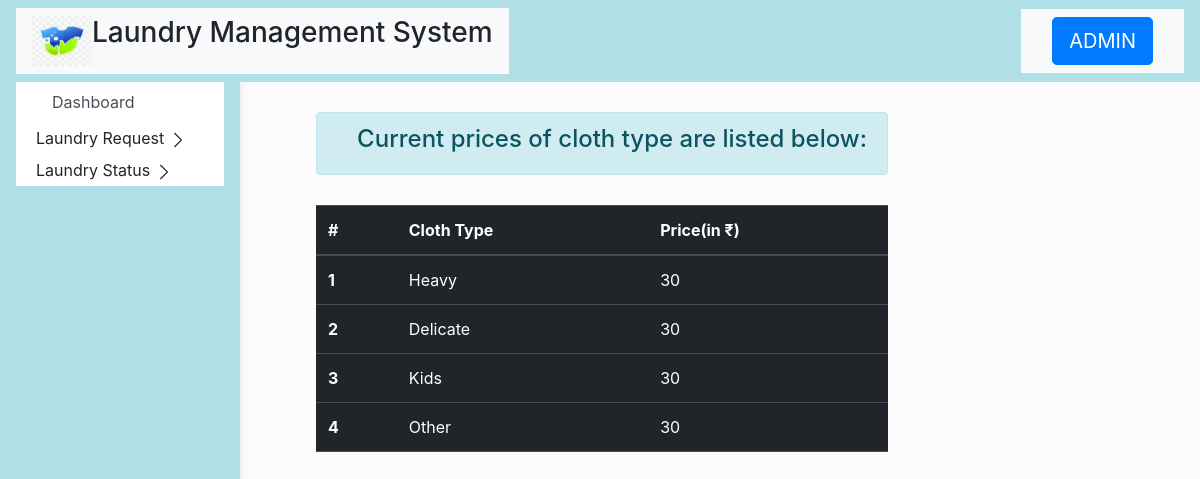
/customer_panel.php, run on the app's committed database.
### tables this page shows
CREATE TABLE `price` (
  `pid` int(11) NOT NULL,
  `heavy` int(11) NOT NULL,
  `delicate` int(11) NOT NULL,
  `kids` int(11) NOT NULL,
  `other` int(11) NOT NULL
);

### customer_panel.php (the view, shortened to what this page needs)
<!DOCTYPE html>
<html lang="en">
<head>
    <link rel="stylesheet" href="node_modules/bootstrap/dist/css/bootstrap.min.css">
    <link rel="stylesheet" href="https://cdn.jsdelivr.net/npm/bootstrap@4.3.1/dist/css/bootstrap.min.css">
</head>
<body>
    <header>
    <nav class="navbar" style="background-color: powderblue;">
        <nav class="navbar bg-body-tertiary">
            <div class="logo" style="display: flex;">
                <img src="logo_2.png" alt=""width="60" height="50" style="mix-blend-mode: darken;">
                <h3>Laundry Management System</h3>
            </div>
        </nav>
          <nav class="navbar navbar-expand-lg bg-body-tertiary">
            <div class="container-fluid">
              <a href="login.php" class="btn btn-primary btn-lg"role="button" aria-pressed="true">ADMIN</a>
            </div>
          </nav>
    </nav>
    </header>
    <aside>
    <div style="display:grid; grid-gap:20px" >
            <nav id="sidebarMenu" class="collapse d-lg-block sidebar collapse" style="background-color: powderblue;">
                <div class="position-sticky">
                  <div class="list-group list-group-flush mx-3 mt-4">
                    <a class="list-group-item list-group-item-action py-2 ripple" aria-current="true"
                      data-mdb-toggle="collapse" href="#collapseExample1" aria-expanded="true"
                      aria-controls="collapseExample1">
                      <i class="fas fa-tachometer-alt fa-fw me-3"></i><span>Dashboard</span>
                    </a>
                    <ul id="collapseExample1" class="collapse show list-group list-group-flush">
                      <li class="list-group-item py-1">
                        <a href="laundry_request.php" class="text-reset">Laundry Request</a>
                      </li>
                      <li class="list-group-item py-1">
                        <a href="Laundry_status.php" class="text-reset">Laundry Status</a>
                      </li>
                 </div>
                </div>
          </nav>
     </div>
    </aside>
    <center style=" float: right;margin-right: 26%;">
       <div class="alert alert-info container-fluid" style="margin-top: 30px;margin-bottom: 30px;">
                <h4 style="margin-left: 20px;text-align:center;">Current prices of cloth type are listed below:</h4>
       </div>
                    <?php
                    $link = new mysqli('localhost', 'root', '', 'laundry');
                    $prices = mysqli_query($link, "SELECT * from price");
                    while ($row = mysqli_fetch_array($prices)) {
                        $h = $row['heavy'];
                        $k = $row['kids'];
                        $d = $row['delicate'];
                        $o = $row['other'];
                    }
                    ?>
                  <table class="table table-hover table-dark">
                    <thead>
                      <tr>
                        <th scope="col">#</th>
                        <th scope="col">Cloth Type</th>
                        <th scope="col">Price(in &#8377)</th>
                      </tr>
                    </thead>
                    <tbody>
                      <tr>
                        <th scope="row">1</th>
                        <td>Heavy</td>
                        <td><?php echo $h?></td>
                      </tr>
                      <tr>
                        <th scope="row">2</th>
                        <td>Delicate</td>
                        <td><?php echo $d?></td>
                      </tr>
                      <tr>
                        <th scope="row">3</th>
                        <td >Kids</td>
                        <td><?php echo $k?></td>
                       </tr>
                      <tr>
                        <th scope="row">4</th>
                        <td>Other</td>
                        <td><?php echo $o?></td>
                      </tr>
                    </tbody>
                  </table>
    </center>
</body>
</html>

### customer_panel.php (style rules this page uses)
body { background-color: #fbfbfb; }
.sidebar { position: fixed; top: 0; bottom: 0; left: 0; padding: 58px 0 0; box-shadow: 0 2px 5px 0 rgba(11, 11, 11, 0.05), 0 2px 10px 0 rgba(10, 9, 9, 0.05); width: 240px; z-index: -1; }

### data on the page
price: heavy "30", delicate "30", kids "30", other "30"
